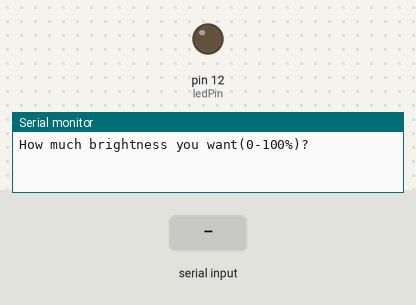
This sketch was run on a simulated Arduino Uno, built with avr-gcc and run on an emulated ATmega328P. On the bench: output pins drawn as LEDs (lit = HIGH), the last lines printed to the serial monitor. The inputs (shaded band) are chosen by the test bench.

Above: at 1.2 s.
1.3 s: "90,45\n" received over Serial
2.8 s: "90\n" received over Serial
At 3.8 s:
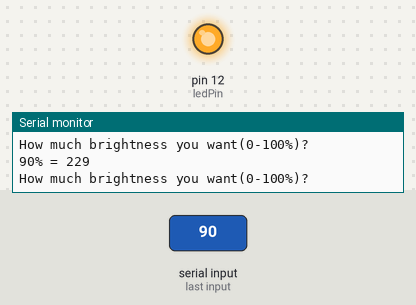
4.3 s: "30,150\n" received over Serial
At 5.0 s:
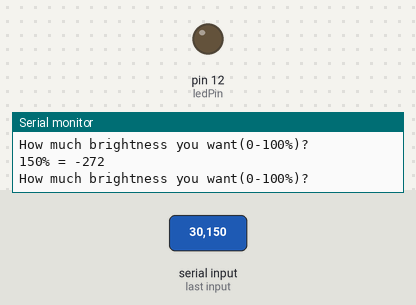
Timing chart, 0 to 7.3 s (numbered marks = the images above; inputs shaded):
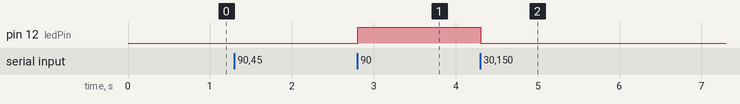

Measured:
- after the input at 2.8 s, pin 12 (ledPin): LOW → HIGH at once
- after the input at 4.3 s, pin 12 (ledPin): HIGH → LOW at once

The sketch:

lesson-15-inputLedDimming.ino
```cpp
int boardSerial = 9600;
int ledPin = 12;
String prompt = "How much brightness you want(0-100%)?";
String equalTo = " = ";
char perc = '%';
int brightness;
int input;

void setup() {
  // put your setup code here, to run once:
  Serial.begin(boardSerial);
  pinMode(ledPin, OUTPUT);
}

void clearSerial() {
  while (Serial.available()) {
    Serial.read();
  }
}

void loop() {
  // put your main code here, to run repeatedly:
  Serial.println(prompt);
  while (Serial.available() == 0) {}
  input = Serial.parseInt();
  // brightness = pow(2,(8.0/100)*input)-1;          // Way-1 can't be done with 100 cause light doesn't light up until input is 16
  // brightness = constrain(brightness,1,255);      // Constrain will make any input be inside 1-255
  brightness = input*255/100;                      //  Way-2  works the best
  clearSerial();
  Serial.print(input);
  Serial.print(perc);
  Serial.print(equalTo);
  Serial.println(brightness);
  analogWrite(ledPin, brightness);
}
```
